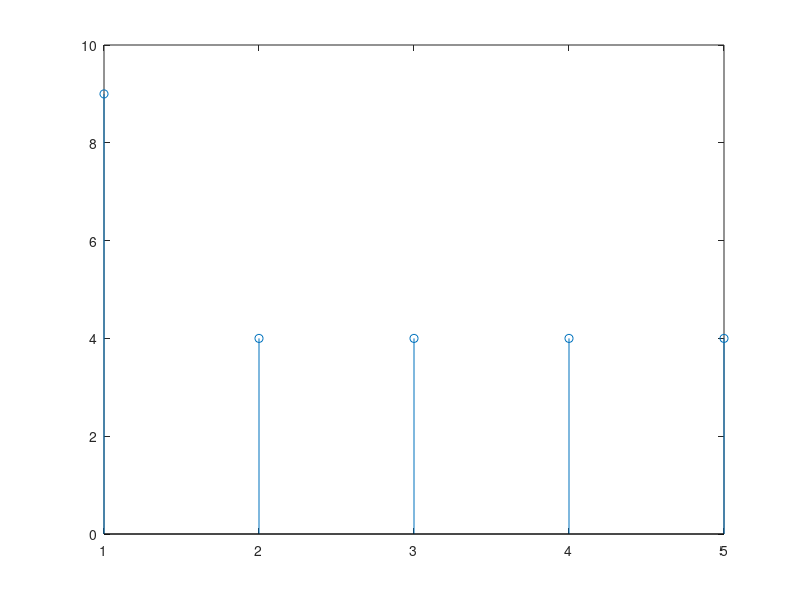

Write MATLAB code to recreate this figure.
function question2b
%UNTITLED Summary of this function goes here
%   Detailed explanation goes here
x1 = [5,1,1,1,1]
%n=5;
fs = 1;
y=fft(x1);
nlen=length(y);
f=(0:1/nlen:1-1/nlen)*fs;  %fs is the sampling frequency
stem(abs(y));
end

